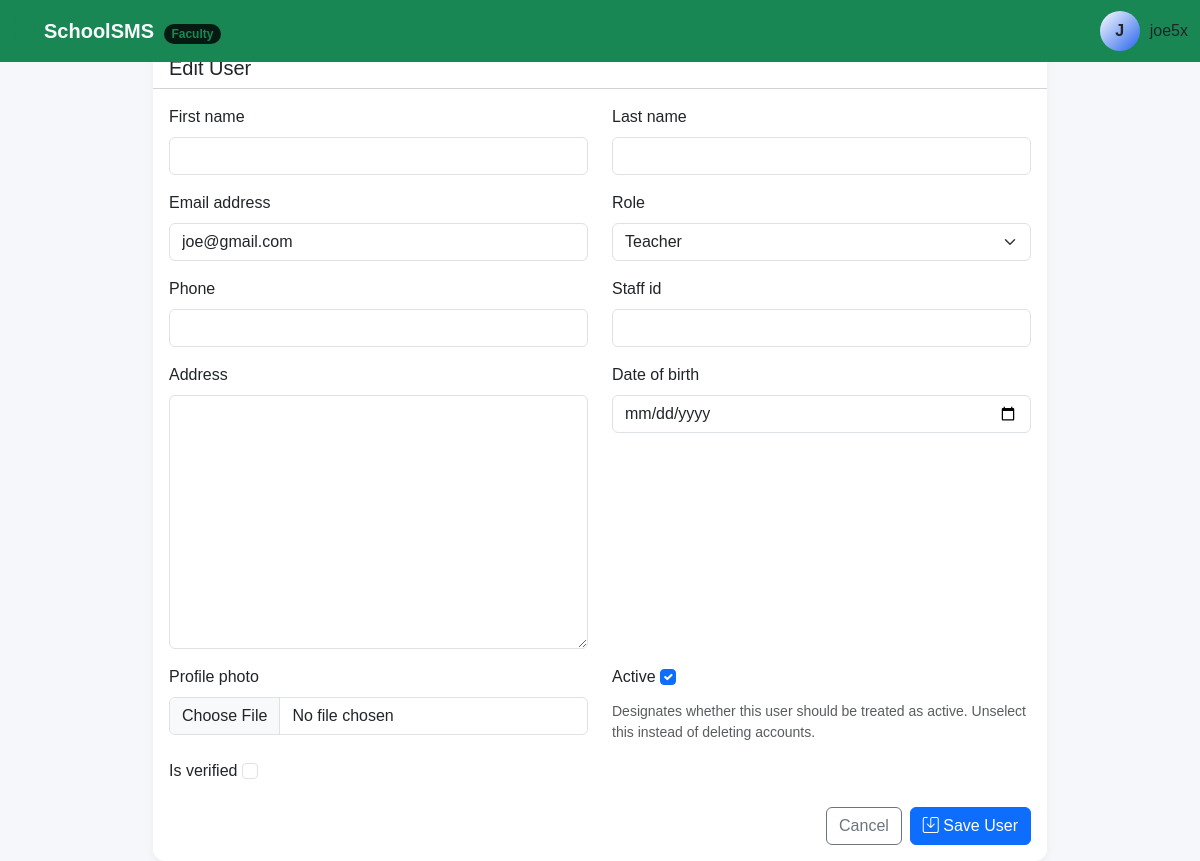
Page /accounts/users/1/edit/ (signed in) on the committed database.
### accounts/models.py (models this page shows, shortened)
class User(AbstractUser):
    class Role(models.TextChoices):
        SUPER_ADMIN = "super_admin", "Super Administrator"
        SCHOOL_ADMIN = "school_admin", "School Administrator"
        PRINCIPAL = "principal", "Principal"
        VICE_PRINCIPAL = "vice_principal", "Vice Principal"
        HEAD_TEACHER = "head_teacher", "Head Teacher"
        TEACHER = "teacher", "Teacher"
        FORM_TEACHER = "form_teacher", "Form Teacher"
        BURSAR = "bursar", "Bursar"
        ACCOUNTANT = "accountant", "Accountant"
        REGISTRAR = "registrar", "Registrar"
        STUDENT = "student", "Student"
        PARENT = "parent", "Parent/Guardian"
    role = models.CharField(
        max_length=30,
        choices=Role.choices,
        default=Role.TEACHER,
    )
    phone = models.CharField(
        max_length=20,
        blank=True,
    )
    staff_id = models.CharField(
        max_length=50,
        unique=True,
        null=True,
        blank=True,
    )
    profile_photo = models.ImageField(
        upload_to="accounts/profiles/",
        blank=True,
        null=True,
    )
    address = models.TextField(
        blank=True,
    )
    date_of_birth = models.DateField(
        blank=True,
        null=True,
    )
    is_verified = models.BooleanField(
        default=False,
    )
    created_at = models.DateTimeField(
        auto_now_add=True,
    )
    updated_at = models.DateTimeField(
        auto_now=True,
    )
    class Meta:
        ordering = ["first_name", "last_name"]

### accounts/views.py (the view)
@login_required
@user_passes_test(is_admin)
def user_update(request, pk):
    user = get_object_or_404(
        User,
        pk=pk,
    )
    if request.method == "POST":
        form = UserUpdateForm(
            request.POST,
            request.FILES,
            instance=user,
        )
        if form.is_valid():
            form.save()
            messages.success(
                request,
                "User updated successfully.",
            )
            return redirect(
                "accounts:user_list",
            )
    else:
        form = UserUpdateForm(
            instance=user,
        )
    return render(
        request,
        "accounts/user_form.html",
        {
            "form": form,
            "title": "Edit User",
            "target_user": user,
        },
    )

### accounts/forms.py
class UserUpdateForm(
    BootstrapFormMixin,
    forms.ModelForm,
):
    class Meta:
        model = User
        fields = [
            "first_name",
            "last_name",
            "email",
            "role",
            "phone",
            "staff_id",
            "address",
            "date_of_birth",
            "profile_photo",
            "is_active",
            "is_verified",
        ]
        widgets = {
            "date_of_birth": forms.DateInput(
                attrs={
                    "type": "date",
                }
            ),
        }

### accounts/views.py (called while the page is built)
def is_admin(user):
    return (
        user.is_authenticated
        and (
            user.is_superuser
            or user.role
            in [
                User.Role.SUPER_ADMIN,
                User.Role.SCHOOL_ADMIN,
            ]
        )
    )

### templates/accounts/user_form.html (shortened to what this page needs)
{% extends "base.html" %}
{% block content %}
<div class="row justify-content-center">
    <div class="col-xl-9">
        <div class="card">
            <div class="card-header bg-white">
                <h5 class="mb-0">
                    {{ title }}
                </h5>
            </div>
            <div class="card-body">
                <form
                    method="post"
                    enctype="multipart/form-data"
                >
                    <div class="row">
                        {% for field in form %}
                            <div class="col-md-6 mb-3">
                                <label class="form-label">
                                    {{ field.label }}
                                </label>
                                {{ field }}
                                {% if field.help_text %}
                                    <div class="form-text">
                                        {{ field.help_text }}
                                    </div>
                                {% endif %}
                            </div>
                        {% endfor %}
                    </div>
                    <div class="d-flex justify-content-end gap-2">
                        <a
                            href="{% url 'accounts:user_list' %}"
                            class="btn btn-outline-secondary"
                        >
                            Cancel
                        </a>
                        <button class="btn btn-primary">
                            <i class="bi bi-save"></i>
                            Save User
                        </button>
                    </div>
                </form>
            </div>
        </div>
    </div>
</div>
{% endblock %}

### templates/base.html (shortened to what this page needs)
{% load static %}
<!DOCTYPE html>
<html lang="en">
<head>
    <link
        href="https://cdn.jsdelivr.net/npm/bootstrap@5.3.3/dist/css/bootstrap.min.css"
        rel="stylesheet"
    >
    <link
        href="https://cdn.jsdelivr.net/npm/bootstrap-icons@1.11.3/font/bootstrap-icons.css"
        rel="stylesheet"
    >
     <link
     rel="stylesheet"
     href="{% static 'css/sms.css' %}"
    >
</head>
<body>
    <nav class="navbar fixed-top bg-success" data-bs-theme="dark">
    <div class="container-fluid d-flex justify-content-between align-items-center">
        {% if request.user.role == 'super_admin' %}
            <a class="navbar-brand d-flex align-items-center gap-2 fw-bold text-light text-decoration-none" href="/admin/">
                <i class="bi bi-shield-lock-fill text-danger fs-4"></i>
                <span>SchoolSMS <span class="badge bg-danger-subtle text-danger rounded-pill fs-8 ms-1">Root</span></span>
            </a>
        {% elif request.user.role == 'head_teacher' or request.user.role == 'teacher' or request.user.role == 'form_teacher' %}
            <a class="navbar-brand d-flex align-items-center gap-2 fw-bold text-light text-decoration-none" href="{% url 'dashboard:dashboard' %}">
                <i class="bi bi-journal-bookmark-fill text-success fs-4"></i>
                <span>SchoolSMS <span class="badge bg-success-subtle text-success rounded-pill fs-8 ms-1">Faculty</span></span>
            </a>
        {% elif request.user.role == 'bursar' or request.user.role == 'accountant' %}
            <a class="navbar-brand d-flex align-items-center gap-2 fw-bold text-light text-decoration-none" href="{% url 'dashboard:dashboard' %}">
                <i class="bi bi-wallet2 text-warning fs-4"></i>
                <span>SchoolSMS <span class="badge bg-warning-subtle text-warning rounded-pill fs-8 ms-1">Finance</span></span>
            </a>
        {% elif request.user.role == 'parent' %}
            <a class="navbar-brand d-flex align-items-center gap-2 fw-bold text-light text-decoration-none" href="{% url 'dashboard:dashboard' %}">
                <i class="bi bi-people-fill text-light fs-4"></i>
                <span>SchoolSMS <span class="badge bg-light text-light rounded-pill fs-8 ms-1">Parent Portal</span></span>
            </a>
        {% else %}
            <a class="navbar-brand d-flex align-items-center gap-2 fw-bold text-light text-decoration-none" href="{% url 'dashboard:dashboard' %}">
                <i class="bi bi-mortarboard-fill text-primary fs-4"></i>
                <span>SchoolSMS</span>
            </a>
        {% endif %}
        <div class="d-flex gap-2">
            <div class="user-profile">
                <div class="avatar">
                    {{ user.username|first|upper }}
                </div>
                <span>
                    {{ user.username }}
                </span>
            </div>
        </div>
    </div>
</nav>
<div class="container-fluid pt-4 mt-4">
</div>
{% block content %}
{% endblock %}
</body>
</html>

### templates/base.html (style rules this page uses)
:root { --bg: #0b0b12; --sidebar: #11111a; --card: #151520; --border: #262638; --text: #ffffff; --muted: #fff; --primary: #ffffff; --secondary: #2563eb; }
body { background: #f5f7fb; font-family: Arial, sans-serif; }
.card { border: 0; border-radius: 12px; box-shadow: 0 2px 10px rgba(0, 0, 0, 0.05); }
.fs-8 { font-size: 0.75rem; }
.user-profile { display: flex; align-items: center; gap: 10px; }
.avatar { width: 40px; height: 40px; display: flex; justify-content: center; align-items: center; border-radius: 50%; background: linear-gradient( 135deg, var(--primary), var(--secondary) ); font-weight: bold; }

### rows in the picture
User: username|first "J", username "joe5x", form "joe@gmail.com" "Teacher" "☑"

### other values in the picture
{{ title }} "Edit User"
{{ field.label }} "First name" "Last name" "Email address" "Role" "Phone" "Staff id" "Address" "Date of birth" "Profile photo" "Active" "Is verified"
{{ field.help_text }} "Designates whether this user should be treated as active. Unselect this instead of deleting accounts."
